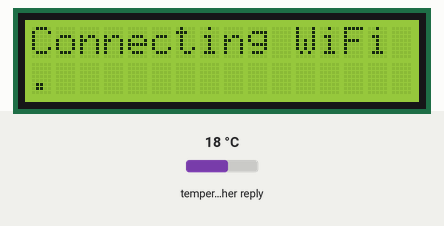
A sketch run on a simulated ESP32. Shown: 16×2 character LCD. Inputs (shaded band) come from the test bench; at power-on: temperature in the weather reply 18 °C. WiFi joins after 1.5 s; servers stay silent unless stated; the local clock reads 2024-03-15 10:24:30 at power-on unless the sketch sets it; web services answer with replies made up by the test bench; what the sketch prints to the serial monitor is not drawn.

Above: at 0.6 s.
At 1.7 s:
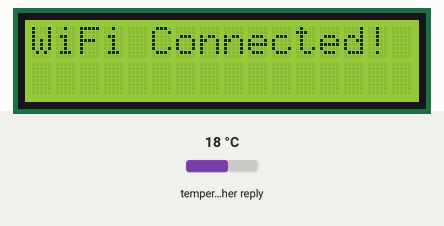
At 3.9 s:
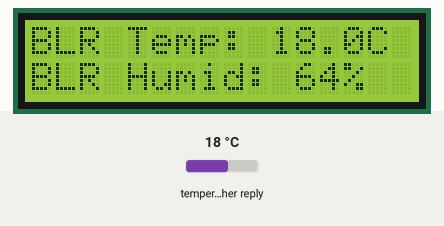
At 14.1 s:
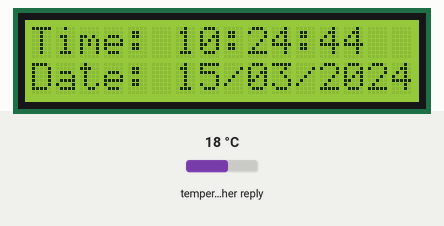
At 19.1 s:
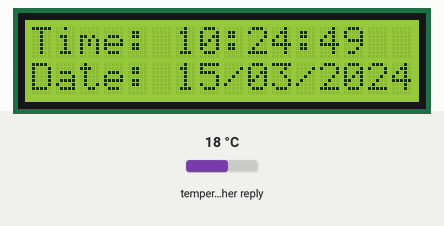
At 35.1 s:
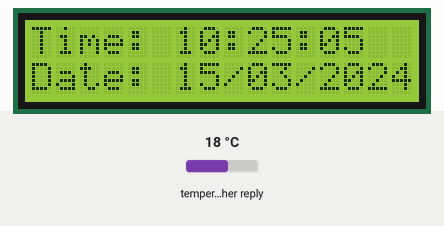

Measured:
- what the display in image 0 shows lasts 1.0 s, from 0.6 s to 1.6 s
- what the display in image 1 shows lasts 2.2 s, from 1.6 s to 3.8 s
- what the display in image 2 shows lasts 2.1 s, from 3.8 s to 5.9 s

The sketch:

WiFi_Weather_Chronograph.ino
```cpp
/*
@Electronics Studio
@file WiFi_Weather_Chronograph.ino
@date  15-07-2025
@url https:https: https://github.com/electronicsstudio
@url YouTube: https://www.youtube.com/@ElectronicsStudio-v7o/featured
*/

#include <WiFi.h>
#include <Wire.h>
#include <LiquidCrystal_I2C.h>
#include <HTTPClient.h>
#include <ArduinoJson.h>

LiquidCrystal_I2C LCD(0x27, 16, 2); // I2C address 0x27, 16 columns, 2 rows

// WiFi Credentials
const char* ssid = "xxxxxxx";
const char* password = "xxxxxx";

// OpenWeatherMap Settings
const String apiKey = "API ID"; // Replace with your actual API key
const String city = "Bengaluru";
const String countryCode = "IN";
String weatherUrl = "http://api.openweathermap.org/data/2.5/weather?q=" + city + "," + countryCode + "&units=metric&appid=" + apiKey;

// NTP Settings
#define NTP_SERVER "in.pool.ntp.org"  // India-specific NTP server for better accuracy
#define UTC_OFFSET 19800 // 5.5*3600 for IST
#define UTC_OFFSET_DST 0
#define NTP_SYNC_INTERVAL 3600000 // Sync time every 1 hour

// Display variables
float temperature = 0;
float humidity = 0;
unsigned long lastWeatherUpdate = 0;
const long weatherUpdateInterval = 600000; // Update every 10 minutes
unsigned long lastPageChange = 0;
const long pageChangeInterval = 2000; // Switch pages every 2 seconds
unsigned long lastNTPSync = 0;
bool showPage1 = true;

void syncTime() {
  if (millis() - lastNTPSync > NTP_SYNC_INTERVAL) {
    configTime(UTC_OFFSET, UTC_OFFSET_DST, NTP_SERVER);
    lastNTPSync = millis();
    Serial.println("Time re-synced with NTP server");

    // Force display update after sync
    updateDisplay();
  }
}

void setup() {
  Serial.begin(115200);

  // Initialize LCD
  LCD.begin();
  LCD.backlight();
  LCD.setCursor(0, 0);
  LCD.print("Connecting WiFi");

  // Connect to WiFi
  WiFi.begin(ssid, password);
  while (WiFi.status() != WL_CONNECTED) {
    delay(500);
    LCD.setCursor(0, 1);
    LCD.print(".");
  }

  LCD.clear();
  LCD.setCursor(0, 0);
  LCD.print("WiFi Connected!");
  delay(2000);

  // Configure NTP with aggressive timeout
  configTzTime("IST-5:30", "in.pool.ntp.org", "time.google.com", "pool.ntp.org");

  // Get initial weather data
  getWeather();
}

void updateDisplay() {
  LCD.clear();

  if (showPage1) {
    // Page 1: Time and Date
    struct tm timeinfo;
    if (getLocalTime(&timeinfo)) {
      // Line 1: Time
      LCD.setCursor(0, 0);
      LCD.print("Time: ");
      LCD.printf("%02d:%02d:%02d",
                timeinfo.tm_hour,
                timeinfo.tm_min,
                timeinfo.tm_sec);

      // Line 2: Date
      LCD.setCursor(0, 1);
      LCD.print("Date: ");
      LCD.printf("%02d/%02d/%04d",
                timeinfo.tm_mday,
                timeinfo.tm_mon + 1,
                timeinfo.tm_year + 1900);
    } else {
      LCD.print("Time Error");
    }
  } else {
    // Page 2: Weather
    LCD.setCursor(0, 0);
    LCD.print("BLR Temp: ");
    LCD.print(temperature, 1); // Show 1 decimal place
    LCD.print("C");

    LCD.setCursor(0, 1);
    LCD.print("BLR Humid: ");
    LCD.print(humidity, 0); // No decimal places
    LCD.print("%");
  }
}

void getWeather() {
  if (WiFi.status() != WL_CONNECTED) {
    Serial.println("WiFi not connected");
    return;
  }

  HTTPClient http;
  http.begin(weatherUrl);
  http.setTimeout(5000); // 5-second timeout

  int httpCode = http.GET();
  if (httpCode == HTTP_CODE_OK) {
    String payload = http.getString();

    DynamicJsonDocument doc(2048); // Increased buffer size
    deserializeJson(doc, payload);

    temperature = doc["main"]["temp"];
    humidity = doc["main"]["humidity"];
    lastWeatherUpdate = millis();

    Serial.printf("Weather updated: %.1fC, %.0f%%\n", temperature, humidity);
  } else {
    Serial.printf("Weather API error: %d\n", httpCode);
    // Retry sooner if failed
    lastWeatherUpdate = millis() - weatherUpdateInterval + 60000; // Retry in 1 minute
  }

  http.end();
}

void loop() {
  // Sync time periodically
  syncTime();

  // Check if we need to update weather
  if (millis() - lastWeatherUpdate > weatherUpdateInterval) {
    getWeather();
  }

  // Check if we need to switch pages
  if (millis() - lastPageChange > pageChangeInterval) {
    showPage1 = !showPage1;
    lastPageChange = millis();
    updateDisplay();
  }

  // Update time display more frequently for seconds to update
  if (showPage1) {
    static time_t lastSecond = 0;
    struct tm timeinfo;
    if (getLocalTime(&timeinfo)) {
      if (timeinfo.tm_sec != lastSecond) {
        updateDisplay();
        lastSecond = timeinfo.tm_sec;
      }
    }
  }

  delay(100);
}
```
